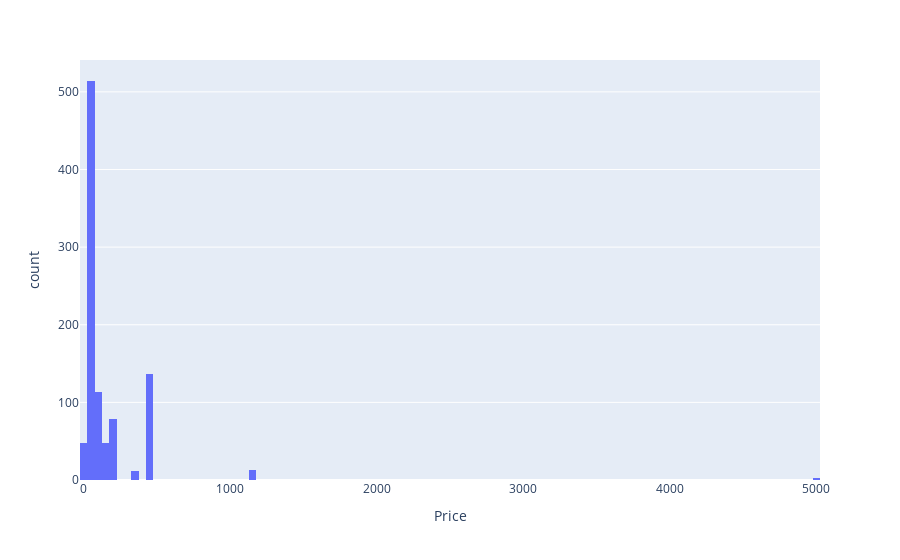

The notebook cell this image was saved under:
### Code cell
fig = px.histogram(clean_data, x=clean_data.Price)
fig.show()

### Figure 1 — Plotly figure (JSON) as saved in the notebook; plotly's stock layout.template omitted (floating-point values rounded to 4 significant figures; data arrays with more than 128 entries replaced by an {"elided": "..."} marker saying what was removed)
{"data": [{"alignmentgroup": "True", "bingroup": "x", "hovertemplate": "Price=%{x}<br>count=%{y}<extra></extra>", "legendgroup": "", "marker": {"color": "#636efa", "pattern": {"shape": ""}}, "name": "", "offsetgroup": "", "orientation": "v", "showlegend": false, "type": "histogram", "x": {"elided": "963 float values"}, "xaxis": "x", "yaxis": "y"}], "layout": {"barmode": "relative", "legend": {"tracegroupgap": 0}, "margin": {"t": 60}, "xaxis": {"anchor": "y", "domain": [0, 1], "title": {"text": "Price"}}, "yaxis": {"anchor": "x", "domain": [0, 1], "title": {"text": "count"}}}}
